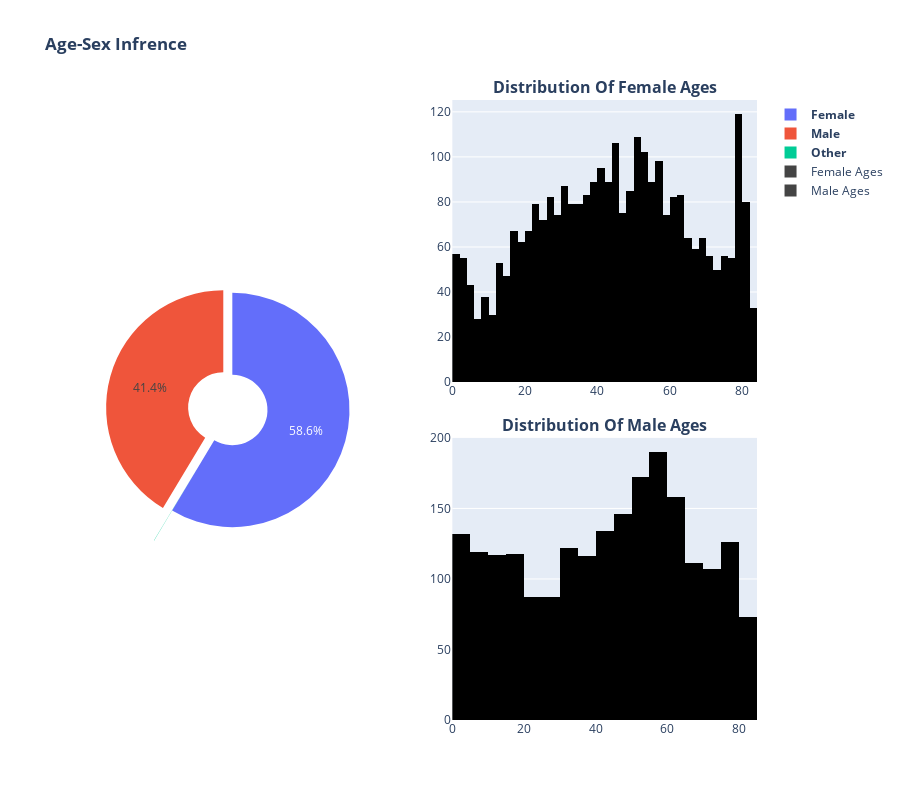

Notebook code cell kept with this figure:
### Code cell
fig = make_subplots(
    rows=2, cols=2,subplot_titles=('','<b>Distribution Of Female Ages<b>','<b>Distribution Of Male Ages<b>','Residuals'),
    vertical_spacing=0.09,
    specs=[[{"type": "pie","rowspan": 2}       ,{"type": "histogram"}] ,
           [None                               ,{"type": "histogram"}]            ,
          ]
)
fig.add_trace(
    go.Pie(
        values=df.gender.value_counts().values,
        labels=['<b>Female<b>','<b>Male<b>','<b>Other<b>'],
        hole=0.3,
        pull=[0,0.08,0.3],
        marker_colors=[(255,192,203),(173,216,230),(144,238,144)],
        textposition='inside'
    ),
    row=1, col=1
)

fig.add_trace(
    go.Histogram(
        x=df.query('gender=="Female"').age,
        marker=dict(color=(255,192,203)),
        name='Female Ages'
    ),
    row=1, col=2
)

fig.add_trace(
    go.Histogram(
        x=df.query('gender=="Male"').age,
        marker=dict(color=(173,216,230)),
        name='Male Ages'
    ),
    row=2, col=2
)


fig.update_layout(
    height=800,
    showlegend=True,
    title_text="<b>Age-Sex Infrence<b>",
)

fig.show()

### Figure 1 — Plotly figure (JSON) as saved in the notebook; plotly's stock layout.template omitted (floating-point values rounded to 4 significant figures; data arrays with more than 128 entries replaced by an {"elided": "..."} marker saying what was removed)
{"data": [{"hole": 0.3, "labels": ["<b>Female<b>", "<b>Male<b>", "<b>Other<b>"], "marker": {"colors": [[255, 192, 203], [173, 216, 230], [144, 238, 144]]}, "pull": [0, 0.08, 0.3], "textposition": "inside", "values": [2994, 2115, 1], "type": "pie", "domain": {"x": [0, 0.45], "y": [0, 1]}}, {"marker": {"color": [255, 192, 203]}, "name": "Female Ages", "x": {"elided": "2994 float values"}, "type": "histogram", "xaxis": "x", "yaxis": "y"}, {"marker": {"color": [173, 216, 230]}, "name": "Male Ages", "x": {"elided": "2115 float values"}, "type": "histogram", "xaxis": "x2", "yaxis": "y2"}], "layout": {"xaxis": {"anchor": "y", "domain": [0.55, 1]}, "yaxis": {"anchor": "x", "domain": [0.545, 1]}, "xaxis2": {"anchor": "y2", "domain": [0.55, 1]}, "yaxis2": {"anchor": "x2", "domain": [0, 0.455]}, "annotations": [{"font": {"size": 16}, "showarrow": false, "text": "<b>Distribution Of Female Ages<b>", "x": 0.775, "xanchor": "center", "xref": "paper", "y": 1, "yanchor": "bottom", "yref": "paper"}, {"font": {"size": 16}, "showarrow": false, "text": "<b>Distribution Of Male Ages<b>", "x": 0.775, "xanchor": "center", "xref": "paper", "y": 0.455, "yanchor": "bottom", "yref": "paper"}], "title": {"text": "<b>Age-Sex Infrence<b>"}, "height": 800, "showlegend": true}}
